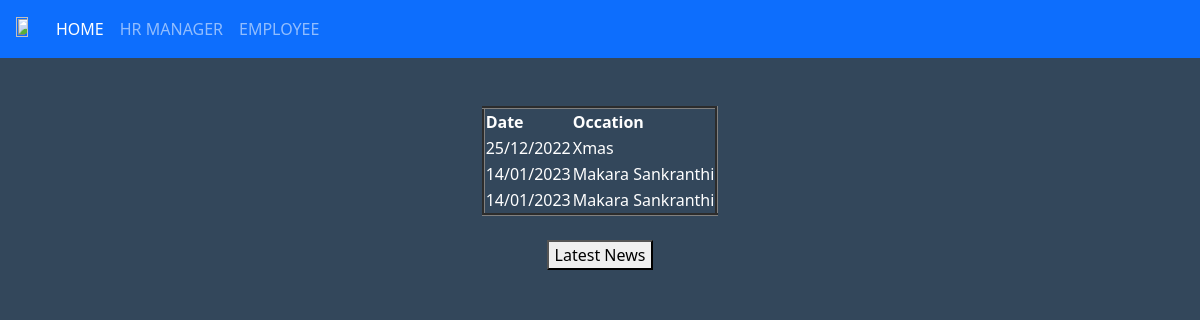
The page /holcal/ on the database its author committed.
### a2zapp/models.py (models this page shows)
class calender(models.Model):
    Date = models.CharField(max_length=15)
    Occation = models.TextField()

### a2zapp/views.py (the view)
# urls.py: path('holcal/', views.holcal),
def holcal(request):
    hol=calender.objects.all()
    return render(request, 'a2zapp/holidaycalender.html', {'key': hol})

### a2zapp/middle.py (called while the page is built)
    def __call__(self, request):
        response = self.get_response(request)
        return response

### templates/a2zapp/holidaycalender.html
{%extends 'a2zapp/base.html'%}
{%block body_block%}
{%load static%}
<link rel="stylesheet" href="{%static 'css/styles.css'%}">
<br>
<br>
<center>
<table border="3px";>
    <thead>
    <th>Date</th>
    <th>Occation</th>
    </thead>
    {%for i in key%}
  <tr>
      <td>{{i.Date}}</td>
      <td>{{i.Occation}}</td>
  </tr>
    {%endfor%}
</table><br>
    <a href="/latestnews"><button>Latest News</button></a>
    </center>
{%endblock%}

### static/css/styles.css (style rules this page uses)
body { background-color:#33475b; text-align: center; color: white; }

### rows shown on the page
calender: Date "25/12/2022", Occation "Xmas"
calender: Date "14/01/2023", Occation "Makara Sankranthi"
calender: Date "14/01/2023", Occation "Makara Sankranthi"
